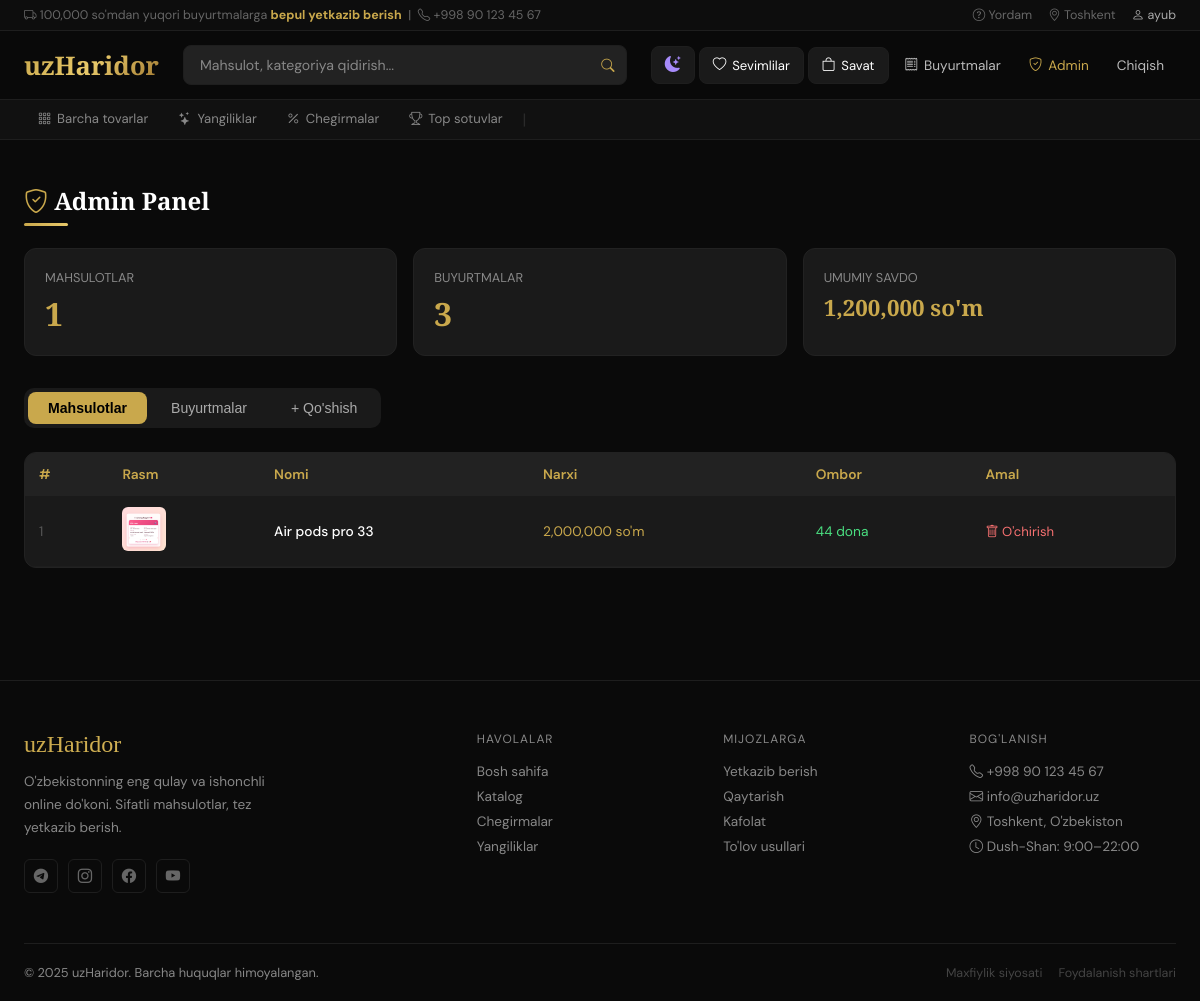
The page /admin (signed in) on the database its author committed.
### models.py (models this page shows)
class User(Base):
    __tablename__ = "users"
    id = Column(Integer, primary_key=True)
    fullname = Column(String(100), nullable=False)
    phone = Column(String(20), unique=True, nullable=False)
    password = Column(String(255), nullable=False)
    is_admin = Column(Boolean, default=False)
    created_at = Column(DateTime, default=datetime.utcnow)
    orders = relationship("Order", back_populates="user")

class Product(Base):
    __tablename__ = "products"
    id = Column(Integer, primary_key=True)
    name = Column(String(200), nullable=False)
    description = Column(String(1000))
    price = Column(Float, nullable=False)
    stock = Column(Integer, default=0)
    image = Column(String(255))
    created_at = Column(DateTime, default=datetime.utcnow)
    category_id = Column(Integer, ForeignKey("categories.id"))
    category = relationship("Category", back_populates="products")

### main.py (the view)
@app.route("/admin")
@login_required
@admin_required
def admin_panel():
    db = get_db()
    products = get_all_products(db)
    orders = get_all_orders(db)
    result = render_template("admin.html", products=products, orders=orders)
    db.close()
    return result

### main.py (called while the page is built)
def get_db():
    return SessionLocal()

def login_required(f):
    from functools import wraps
    @wraps(f)
    def decorated(*args, **kwargs):
        if "user_id" not in session:
            flash("Iltimos avval tizimga kiring", "warning")
            return redirect(url_for("login"))
        return f(*args, **kwargs)
    return decorated

def admin_required(f):
    from functools import wraps
    @wraps(f)
    def decorated(*args, **kwargs):
        if not session.get("is_admin"):
            flash("Ruxsat yo'q", "danger")
            return redirect(url_for("home"))
        return f(*args, **kwargs)
    return decorated

### services/order_service.py (called while the page is built)
def get_all_orders(db):
    return db.query(Order).order_by(Order.created_at.desc()).all()

### services/product_service.py (called while the page is built)
def get_all_products(db, category_id=None, search=None):
    query = db.query(Product).options(joinedload(Product.category))
    if category_id:
        query = query.filter(Product.category_id == int(category_id))
    if search:
        query = query.filter(Product.name.ilike(f"%{search}%"))
    return query.all()

### templates/admin.html (shortened to what this page needs)
{% extends "base.html" %}
{% block content %}
<div style="padding:32px 0;">
    <div class="section-title"><i class="bi bi-shield-check" style="color:var(--gold);"></i> Admin Panel</div>
    <div class="gold-line"></div>
    <div style="display:grid; grid-template-columns:repeat(3,1fr); gap:16px; margin-bottom:32px;">
        <div style="background:var(--dark2); border:1px solid #222; border-radius:12px; padding:20px;">
            <div style="color:var(--gray); font-size:0.8rem; margin-bottom:6px;">MAHSULOTLAR</div>
            <div style="font-family:'Playfair Display',serif; font-size:2rem; color:var(--gold); font-weight:700;">{{ products|length }}</div>
        </div>
        <div style="background:var(--dark2); border:1px solid #222; border-radius:12px; padding:20px;">
            <div style="color:var(--gray); font-size:0.8rem; margin-bottom:6px;">BUYURTMALAR</div>
            <div style="font-family:'Playfair Display',serif; font-size:2rem; color:var(--gold); font-weight:700;">{{ orders|length }}</div>
        </div>
        <div style="background:var(--dark2); border:1px solid #222; border-radius:12px; padding:20px;">
            <div style="color:var(--gray); font-size:0.8rem; margin-bottom:6px;">UMUMIY SAVDO</div>
            <div style="font-family:'Playfair Display',serif; font-size:1.4rem; color:var(--gold); font-weight:700;">
                {{ "{:,.0f}".format(orders|sum(attribute='total_price')) }} so'm
            </div>
        </div>
    </div>
    <div style="display:flex; gap:4px; margin-bottom:24px; background:var(--dark2); padding:4px; border-radius:10px; width:fit-content;">
        <button onclick="showTab('products')" id="tab-products" style="padding:8px 20px; border-radius:8px; border:none; background:var(--gold); color:#000; font-weight:600; cursor:pointer; font-size:0.88rem;">Mahsulotlar</button>
        <button onclick="showTab('orders')" id="tab-orders" style="padding:8px 20px; border-radius:8px; border:none; background:transparent; color:#aaa; cursor:pointer; font-size:0.88rem;">Buyurtmalar</button>
        <button onclick="showTab('add')" id="tab-add" style="padding:8px 20px; border-radius:8px; border:none; background:transparent; color:#aaa; cursor:pointer; font-size:0.88rem;">+ Qo'shish</button>
    </div>
    <div id="panel-products">
        <div style="overflow-x:auto; background:var(--dark2); border:1px solid #222; border-radius:12px;">
            <table class="dark-table">
                <thead>
                    <tr><th>#</th><th>Rasm</th><th>Nomi</th><th>Narxi</th><th>Ombor</th><th>Amal</th></tr>
                </thead>
                <tbody>
                {% for p in products %}
                <tr>
                    <td style="color:#555;">{{ p.id }}</td>
                    <td>
                        {% if p.image %}
                            <img src="/{{ p.image }}" style="width:44px;height:44px;object-fit:cover;border-radius:6px;">
                        {% else %}
                            <div style="width:44px;height:44px;background:var(--dark3);border-radius:6px;display:flex;align-items:center;justify-content:center;color:#444;"><i class="bi bi-image"></i></div>
                        {% endif %}
                    </td>
                    <td style="color:#fff; font-weight:500;">{{ p.name }}</td>
                    <td style="color:var(--gold);">{{ "{:,.0f}".format(p.price) }} so'm</td>
                    <td>
                        {% if p.stock > 0 %}
                            <span style="color:#4ade80;">{{ p.stock }} dona</span>
                        {% else %}
                            <span style="color:#f87171;">Tugagan</span>
                        {% endif %}
                    </td>
                    <td>
                        <a href="/admin/product/delete/{{ p.id }}"
                           onclick="return confirm('O\'chirishni tasdiqlaysizmi?')"
                           style="color:#f87171; text-decoration:none; font-size:0.82rem;">
                            <i class="bi bi-trash"></i> O'chirish
                        </a>
                    </td>
                </tr>
                {% endfor %}
                </tbody>
            </table>
        </div>
    </div>
</div>
{% endblock %}

### templates/base.html (shortened to what this page needs)
<!DOCTYPE html>
<html lang="uz">
<head>
    <link href="https://cdn.jsdelivr.net/npm/bootstrap-icons@1.11.0/font/bootstrap-icons.css" rel="stylesheet">
</head>
<body>
<div class="topbar">
    <div class="topbar-inner">
        <div>
            <i class="bi bi-truck"></i> 100,000 so'mdan yuqori buyurtmalarga <strong style="color:var(--gold);">bepul yetkazib berish</strong>
            &nbsp;|&nbsp;
            <i class="bi bi-telephone"></i> <a href="tel:+998901234567">+998 90 123 45 67</a>
        </div>
        <div class="topbar-right" style="display:flex; gap:16px;">
            <a href="/"><i class="bi bi-question-circle"></i> Yordam</a>
            <a href="/"><i class="bi bi-geo-alt"></i> Toshkent</a>
            {% if session.user_id %}
                <a href="/profile" style="color:#aaa; text-decoration:none;"><i class="bi bi-person"></i> {{ session.fullname }}</a>
            {% else %}
                <a href="/login">Kirish</a> / <a href="/register">Ro'yxat</a>
            {% endif %}
        </div>
    </div>
</div>
<nav class="navbar">
    <div class="nav-inner">
        <a href="/" class="brand">uzHaridor</a>
        <form class="nav-search" action="/" method="get">
            <input type="text" name="q" placeholder="Mahsulot, kategoriya qidirish..." value="{{ request.args.get('q','') }}">
            <button type="submit"><i class="bi bi-search"></i></button>
        </form>
        <div class="nav-links">
            <button onclick="toggleTheme()" id="themeBtn" title="Yorug'/Tungi rejim"
                style="background:var(--bg2); border:1px solid var(--border); border-radius:8px; padding:9px 13px; color:var(--text); cursor:pointer; font-size:1rem; display:flex; align-items:center; gap:6px; transition:all 0.2s;">
                <i class="bi bi-moon-stars-fill" id="themeIcon"></i>
            </button>
            <a href="/wishlist" class="nav-icon-btn"><i class="bi bi-heart"></i> <span style="font-size:0.82rem;">Sevimlilar</span></a>
            <a href="/cart" class="nav-icon-btn">
                <i class="bi bi-bag"></i> <span style="font-size:0.82rem;">Savat</span>
            </a>
            {% if session.user_id %}
                <a href="/orders" class="nav-link"><i class="bi bi-receipt"></i> Buyurtmalar</a>
                {% if session.is_admin %}<a href="/admin" class="nav-link" style="color:var(--gold);"><i class="bi bi-shield-check"></i> Admin</a>{% endif %}
                <a href="/logout" class="nav-link">Chiqish</a>
            {% else %}
                <a href="/login" class="btn-outline-gold" style="padding:8px 16px;">Kirish</a>
                <a href="/register" class="btn-gold" style="padding:8px 16px;">Ro'yxat</a>
            {% endif %}
        </div>
    </div>
</nav>
<div class="cat-nav">
    <div class="cat-nav-inner">
        <a href="/" class="cat-nav-link {% if not request.args.get('category_id') and request.path=='/' %}active{% endif %}">
            <i class="bi bi-grid-3x3-gap"></i> Barcha tovarlar
        </a>
        <a href="/?sort=new" class="cat-nav-link"><i class="bi bi-stars"></i> Yangiliklar</a>
        <a href="/?sort=sale" class="cat-nav-link"><i class="bi bi-percent"></i> Chegirmalar</a>
        <a href="/?sort=top" class="cat-nav-link"><i class="bi bi-trophy"></i> Top sotuvlar</a>
        <span style="color:#2a2a2a; padding:0 4px;">|</span>
    </div>
</div>
<div class="container">
    <div class="alerts">
    </div>
    {% block content %}{% endblock %}
</div>
<footer>
    <div class="container">
        <div class="footer-top">
            <div>
                <div class="footer-brand">uzHaridor</div>
                <p class="footer-desc">O'zbekistonning eng qulay va ishonchli online do'koni. Sifatli mahsulotlar, tez yetkazib berish.</p>
                <div class="social-links" style="margin-top:20px;">
                    <a href="#" class="social-link"><i class="bi bi-telegram"></i></a>
                    <a href="#" class="social-link"><i class="bi bi-instagram"></i></a>
                    <a href="#" class="social-link"><i class="bi bi-facebook"></i></a>
                    <a href="#" class="social-link"><i class="bi bi-youtube"></i></a>
                </div>
            </div>
            <div>
                <div class="footer-title">Havolalar</div>
                <a href="/" class="footer-link">Bosh sahifa</a>
                <a href="/catalog" class="footer-link">Katalog</a>
                <a href="#" class="footer-link">Chegirmalar</a>
                <a href="#" class="footer-link">Yangiliklar</a>
            </div>
            <div>
                <div class="footer-title">Mijozlarga</div>
                <a href="#" class="footer-link">Yetkazib berish</a>
                <a href="#" class="footer-link">Qaytarish</a>
                <a href="#" class="footer-link">Kafolat</a>
                <a href="#" class="footer-link">To'lov usullari</a>
            </div>
            <div>
                <div class="footer-title">Bog'lanish</div>
                <a href="tel:+998901234567" class="footer-link"><i class="bi bi-telephone"></i> +998 90 123 45 67</a>
                <a href="mailto:info@uzharidor.uz" class="footer-link"><i class="bi bi-envelope"></i> info@uzharidor.uz</a>
                <p class="footer-link"><i class="bi bi-geo-alt"></i> Toshkent, O'zbekiston</p>
                <p class="footer-link"><i class="bi bi-clock"></i> Dush-Shan: 9:00–22:00</p>
            </div>
        </div>
        <div class="footer-bottom">
            <span>© 2025 uzHaridor. Barcha huquqlar himoyalangan.</span>
            <div style="display:flex; gap:16px;">
                <a href="#" style="color:#444; text-decoration:none; font-size:0.78rem;">Maxfiylik siyosati</a>
                <a href="#" style="color:#444; text-decoration:none; font-size:0.78rem;">Foydalanish shartlari</a>
            </div>
        </div>
    </div>
</footer>
</body>
</html>

### rows shown on the page
User: fullname "ayub"
Product: id "1", image (picture), name "Air pods pro 33", price "2,000,000", stock "44"

### other values the page prints
{{ products|length }} "1"
{{ orders|length }} "3"
{{ "{:,.0f}".format(orders|sum(attribute='total_price')) }} "1,200,000"
